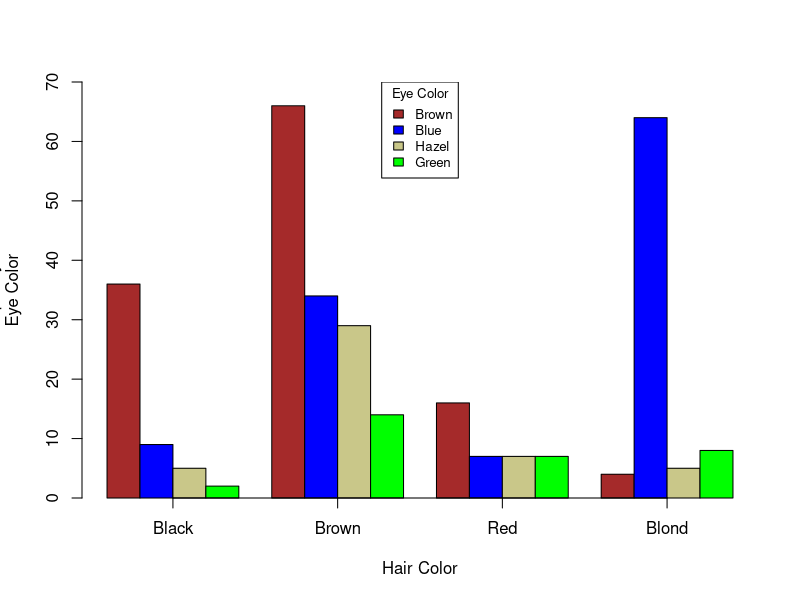

Here is the R script that generated this plot:
library(datasets)
library(dplyr)




females <- t(HairEyeColor[,,2])
head(females)
color.names = c("brown","blue","#C9C789","green")


barplot(females
        ,beside=T
        ,ylim=c(0,70)
        ,xlab="Hair Color"
        ,ylab="Frequency of 
Eye Color"
        , col=color.names
        ,axis.lty="solid"
        )

legend("top"
       ,rownames(females)
       ,cex =0.8
       ,fill=color.names
       ,title="Eye Color"
       
       )






